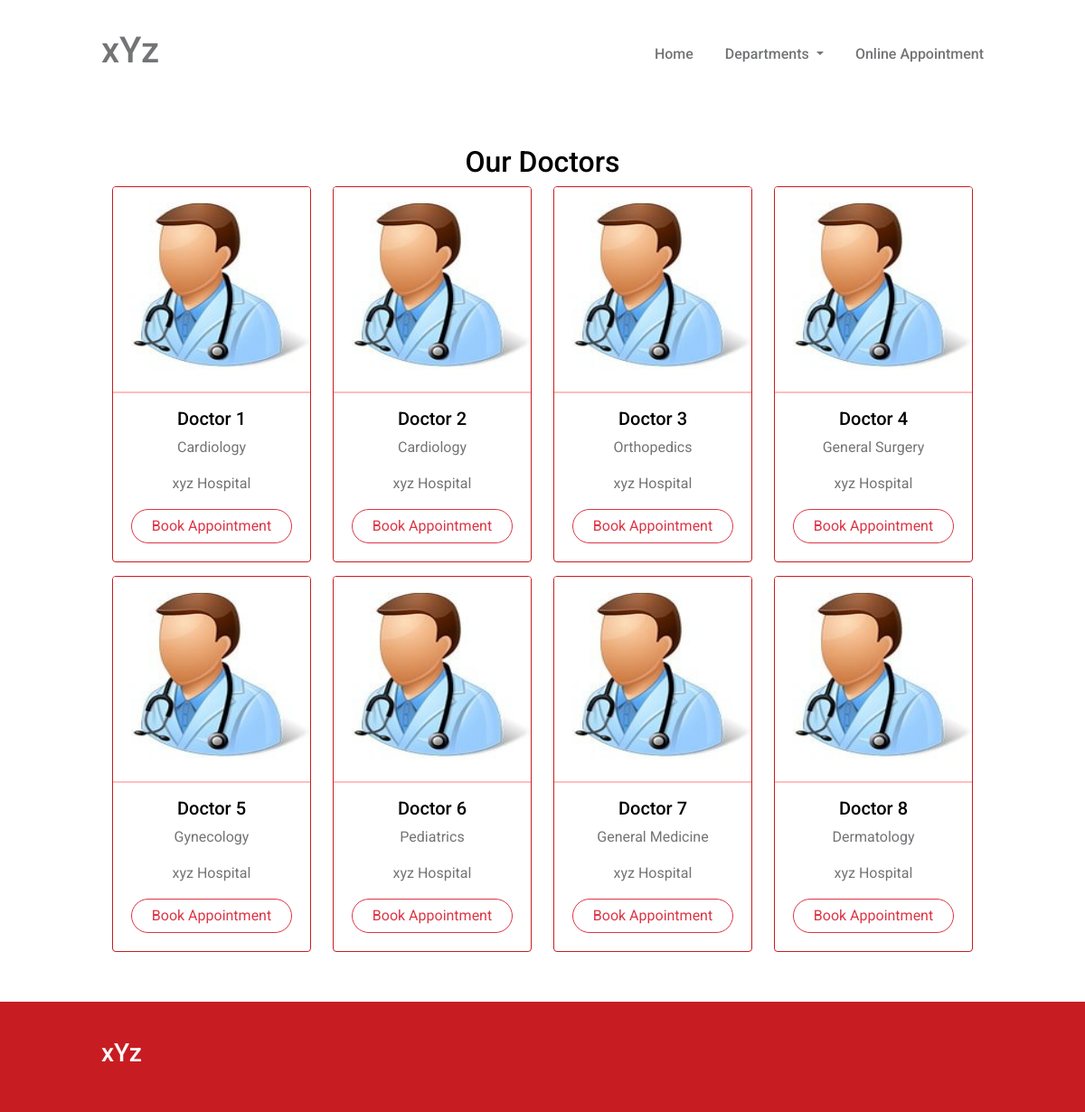
Page /doctors on the committed database.
### happ/models.py (models this page shows, shortened)
class doctor(models.Model):
    name = models.CharField(max_length=50)
    slug = models.SlugField(max_length=50)
    dep = models.ForeignKey(department,on_delete=models.CASCADE)
    featured = models.BooleanField(default=False)
    img = models.ImageField(upload_to='doctors')

class department(models.Model):
    name = models.CharField(max_length=50)
    slug = models.SlugField(max_length=50)

### happ/views.py (the view)
# urls.py: path('doctors',views.doctors,name="doctors"),
def doctors(request):
    dpt = department.objects.all()
    dctr = doctor.objects.all()
    return render(request,'doctors.html',{'doctor':dctr,'depart':dpt})

### templates/doctors.html
{% extends 'base.html' %}
{% block content %}
<div class="row doctors">
            <h2>Our Doctors</h2>
            {% for i in doctor %}
            <div class="col-sm-3">
                <div class="card">
                    <img src="{{i.img.url}}" alt="" class="card-img-top" width="80px" height="210px">
                    <hr style="border: 1px solid red;">
                    <div class="card-body">
                        <h5>{{i.name}}</h5>
                        <p>{{i.dep.name}}</p>
                        <p>xyz Hospital</p>
                        <a href="#" class="btn btn-outline-danger">Book Appointment</a>
                    </div>
                </div>
            </div>
            {% endfor %}
</div>
{% endblock %}

### static/style.css (style rules this page uses)
* { box-sizing: border-box; font-family: 'Roboto', sans-serif; margin: 0; padding: 0; }
body { color: #737476; }
h2,h5 { color: black; }
.doctors { padding: 2.5rem 7rem; text-align: center; }
.card { border: 1px solid #c71d22; margin-bottom: 15px; }
.card-body { text-align: center; padding: 0 20px 20px 20px; }
.card-body a { width: 100%; border-radius: 20px; }

### rows in the picture
doctor: img (picture), name "Doctor 1", dep.name "Cardiology"
doctor: img (picture), name "Doctor 2", dep.name "Cardiology"
doctor: img (picture), name "Doctor 3", dep.name "Orthopedics"
doctor: img (picture), name "Doctor 4", dep.name "General Surgery"
doctor: img (picture), name "Doctor 5", dep.name "Gynecology"
doctor: img (picture), name "Doctor 6", dep.name "Pediatrics"
doctor: img (picture), name "Doctor 7", dep.name "General Medicine"
doctor: img (picture), name "Doctor 8", dep.name "Dermatology"
